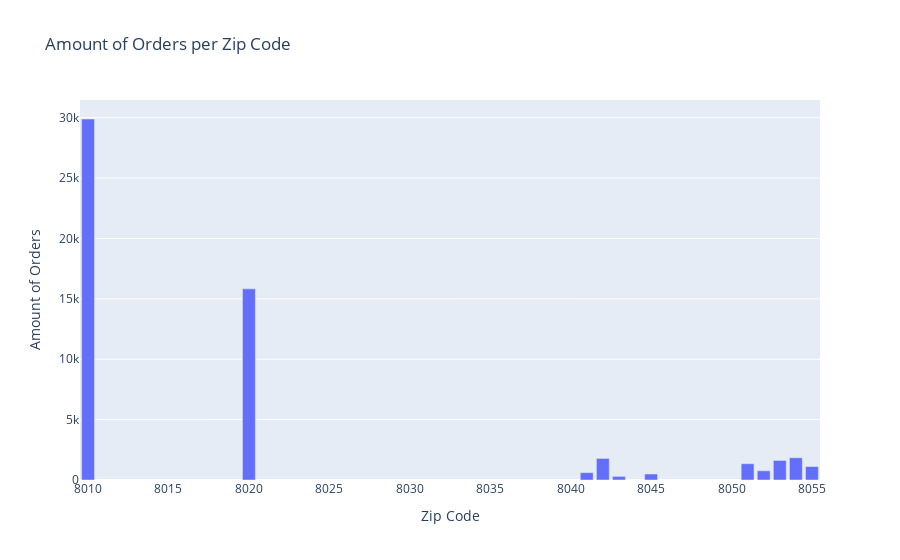

Notebook code for this chart:
### Code cell
import pandas as pd
import plotly.graph_objects as go

# Supongamos que tienes un DataFrame llamado "data" con la información de las órdenes

# Filtrar las columnas relevantes (código postal y número de órdenes)
filtered_data = ordersd[['zip', 'Month 2']]

# Agrupar por código postal y calcular la suma de órdenes por cada código postal
grouped_data = filtered_data.groupby('zip').sum().reset_index()

# Crear gráfico de barras
fig = go.Figure(data=go.Bar(x=grouped_data['zip'], y=grouped_data['Month 2']))

# Actualizar diseño
fig.update_layout(title='Amount of Orders per Zip Code',
                  xaxis_title='Zip Code',
                  yaxis_title='Amount of Orders')

# Mostrar gráfico
fig.show()

### Figure 1 — Plotly figure (JSON) as saved in the notebook; plotly's stock layout.template omitted (floating-point values rounded to 4 significant figures)
{"data": [{"type": "bar", "x": [8010, 8020, 8041, 8042, 8043, 8045, 8051, 8052, 8053, 8054, 8055], "y": [29896, 15831, 611, 1788, 300, 498, 1350, 764, 1621, 1841, 1117]}], "layout": {"title": {"text": "Amount of Orders per Zip Code"}, "xaxis": {"title": {"text": "Zip Code"}}, "yaxis": {"title": {"text": "Amount of Orders"}}}}
